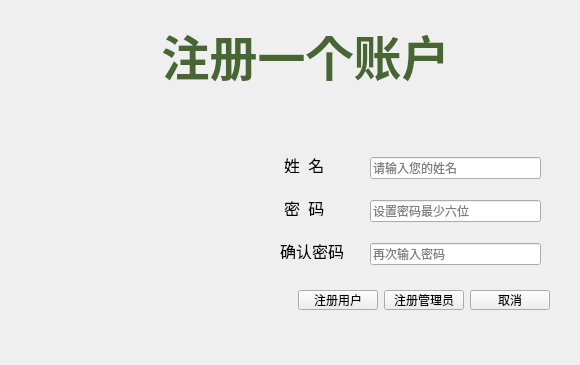
<?xml version="1.0" encoding="UTF-8"?>
<ui version="4.0">
 <class>regis</class>
 <widget class="QWidget" name="regis">
  <property name="geometry">
   <rect>
    <x>0</x>
    <y>0</y>
    <width>580</width>
    <height>365</height>
   </rect>
  </property>
  <property name="sizePolicy">
   <sizepolicy hsizetype="Expanding" vsizetype="Expanding">
    <horstretch>0</horstretch>
    <verstretch>0</verstretch>
   </sizepolicy>
  </property>
  <property name="minimumSize">
   <size>
    <width>580</width>
    <height>365</height>
   </size>
  </property>
  <property name="maximumSize">
   <size>
    <width>580</width>
    <height>365</height>
   </size>
  </property>
  <property name="windowTitle">
   <string>Form</string>
  </property>
  <widget class="QLabel" name="label">
   <property name="geometry">
    <rect>
     <x>120</x>
     <y>20</y>
     <width>371</width>
     <height>71</height>
    </rect>
   </property>
   <property name="sizePolicy">
    <sizepolicy hsizetype="Expanding" vsizetype="Expanding">
     <horstretch>0</horstretch>
     <verstretch>0</verstretch>
    </sizepolicy>
   </property>
   <property name="font">
    <font>
     <family>方正粗黑宋简体</family>
     <pointsize>20</pointsize>
    </font>
   </property>
   <property name="text">
    <string>&lt;html&gt;&lt;head/&gt;&lt;body&gt;&lt;p align=&quot;center&quot;&gt;&lt;span style=&quot; font-size:36pt; font-weight:600; color:#466731;&quot;&gt;注册一个账户&lt;/span&gt;&lt;/p&gt;&lt;/body&gt;&lt;/html&gt;</string>
   </property>
  </widget>
  <widget class="QLabel" name="label_4">
   <property name="geometry">
    <rect>
     <x>30</x>
     <y>110</y>
     <width>241</width>
     <height>241</height>
    </rect>
   </property>
   <property name="text">
    <string/>
   </property>
   <property name="pixmap">
    <pixmap resource="res.qrc">:/prefer.png</pixmap>
   </property>
   <property name="scaledContents">
    <bool>true</bool>
   </property>
  </widget>
  <widget class="QLabel" name="label_2">
   <property name="geometry">
    <rect>
     <x>440</x>
     <y>10</y>
     <width>121</width>
     <height>111</height>
    </rect>
   </property>
   <property name="text">
    <string/>
   </property>
   <property name="pixmap">
    <pixmap resource="res.qrc">:/Apple.png</pixmap>
   </property>
   <property name="scaledContents">
    <bool>true</bool>
   </property>
  </widget>
  <widget class="QLabel" name="label_3">
   <property name="geometry">
    <rect>
     <x>-10</x>
     <y>-10</y>
     <width>611</width>
     <height>381</height>
    </rect>
   </property>
   <property name="text">
    <string/>
   </property>
   <property name="textFormat">
    <enum>Qt::MarkdownText</enum>
   </property>
   <property name="pixmap">
    <pixmap resource="res.qrc">:/yellow.jpg</pixmap>
   </property>
   <property name="scaledContents">
    <bool>true</bool>
   </property>
  </widget>
  <widget class="QLabel" name="label_5">
   <property name="geometry">
    <rect>
     <x>-20</x>
     <y>50</y>
     <width>611</width>
     <height>41</height>
    </rect>
   </property>
   <property name="text">
    <string/>
   </property>
   <property name="pixmap">
    <pixmap resource="res.qrc">:/2222.png</pixmap>
   </property>
   <property name="scaledContents">
    <bool>true</bool>
   </property>
  </widget>
  <widget class="QLabel" name="label_6">
   <property name="geometry">
    <rect>
     <x>10</x>
     <y>10</y>
     <width>91</width>
     <height>91</height>
    </rect>
   </property>
   <property name="text">
    <string/>
   </property>
   <property name="pixmap">
    <pixmap resource="res.qrc">:/xiaohui.png</pixmap>
   </property>
   <property name="scaledContents">
    <bool>true</bool>
   </property>
  </widget>
  <widget class="QLabel" name="label_7">
   <property name="geometry">
    <rect>
     <x>-20</x>
     <y>320</y>
     <width>611</width>
     <height>31</height>
    </rect>
   </property>
   <property name="text">
    <string/>
   </property>
   <property name="pixmap">
    <pixmap resource="res.qrc">:/2222.png</pixmap>
   </property>
   <property name="scaledContents">
    <bool>true</bool>
   </property>
  </widget>
  <widget class="QLineEdit" name="le_account">
   <property name="geometry">
    <rect>
     <x>370</x>
     <y>157</y>
     <width>171</width>
     <height>22</height>
    </rect>
   </property>
   <property name="placeholderText">
    <string>请输入您的姓名</string>
   </property>
  </widget>
  <widget class="QLineEdit" name="le_passwd">
   <property name="geometry">
    <rect>
     <x>370</x>
     <y>200</y>
     <width>171</width>
     <height>22</height>
    </rect>
   </property>
   <property name="placeholderText">
    <string>设置密码最少六位</string>
   </property>
  </widget>
  <widget class="QLineEdit" name="le_passwd2">
   <property name="geometry">
    <rect>
     <x>370</x>
     <y>243</y>
     <width>171</width>
     <height>22</height>
    </rect>
   </property>
   <property name="placeholderText">
    <string>再次输入密码</string>
   </property>
  </widget>
  <widget class="QPushButton" name="bt_signup_user">
   <property name="geometry">
    <rect>
     <x>298</x>
     <y>290</y>
     <width>80</width>
     <height>20</height>
    </rect>
   </property>
   <property name="text">
    <string>注册用户</string>
   </property>
   <property name="icon">
    <iconset resource="res.qrc">
     <normaloff>:/zheceaaa.png</normaloff>:/zheceaaa.png</iconset>
   </property>
  </widget>
  <widget class="QLabel" name="lb_passwd2">
   <property name="geometry">
    <rect>
     <x>280</x>
     <y>243</y>
     <width>64</width>
     <height>16</height>
    </rect>
   </property>
   <property name="font">
    <font>
     <family>方正姚体</family>
     <pointsize>12</pointsize>
    </font>
   </property>
   <property name="text">
    <string>确认密码</string>
   </property>
  </widget>
  <widget class="QLabel" name="lb_passwd">
   <property name="geometry">
    <rect>
     <x>280</x>
     <y>200</y>
     <width>56</width>
     <height>16</height>
    </rect>
   </property>
   <property name="font">
    <font>
     <family>方正姚体</family>
     <pointsize>12</pointsize>
    </font>
   </property>
   <property name="text">
    <string> 密  码</string>
   </property>
  </widget>
  <widget class="QPushButton" name="bt_signup_superviser">
   <property name="geometry">
    <rect>
     <x>384</x>
     <y>290</y>
     <width>80</width>
     <height>20</height>
    </rect>
   </property>
   <property name="text">
    <string>注册管理员</string>
   </property>
   <property name="icon">
    <iconset resource="res.qrc">
     <normaloff>:/zheceaaa.png</normaloff>:/zheceaaa.png</iconset>
   </property>
  </widget>
  <widget class="QPushButton" name="bt_cancel">
   <property name="geometry">
    <rect>
     <x>470</x>
     <y>290</y>
     <width>80</width>
     <height>20</height>
    </rect>
   </property>
   <property name="text">
    <string>取消</string>
   </property>
   <property name="icon">
    <iconset resource="res.qrc">
     <normaloff>:/canso.png</normaloff>:/canso.png</iconset>
   </property>
  </widget>
  <widget class="QLabel" name="lb_account">
   <property name="geometry">
    <rect>
     <x>280</x>
     <y>157</y>
     <width>56</width>
     <height>16</height>
    </rect>
   </property>
   <property name="font">
    <font>
     <family>方正姚体</family>
     <pointsize>12</pointsize>
    </font>
   </property>
   <property name="text">
    <string> 姓  名</string>
   </property>
  </widget>
  <zorder>label_3</zorder>
  <zorder>label_5</zorder>
  <zorder>layoutWidget</zorder>
  <zorder>layoutWidget</zorder>
  <zorder>label</zorder>
  <zorder>le_account</zorder>
  <zorder>le_passwd</zorder>
  <zorder>le_passwd2</zorder>
  <zorder>bt_signup_user</zorder>
  <zorder>lb_passwd2</zorder>
  <zorder>lb_passwd</zorder>
  <zorder>label_2</zorder>
  <zorder>label_6</zorder>
  <zorder>label_7</zorder>
  <zorder>label_4</zorder>
  <zorder>bt_signup_superviser</zorder>
  <zorder>bt_cancel</zorder>
  <zorder>lb_account</zorder>
 </widget>
 <resources>
  <include location="res.qrc"/>
 </resources>
 <connections/>
</ui>
